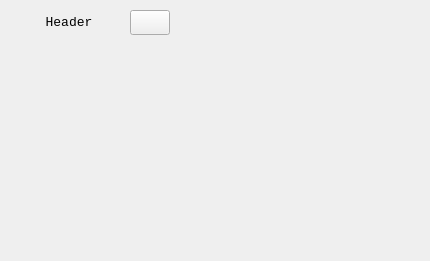
<?xml version="1.0" encoding="UTF-8"?>
<ui version="4.0">
 <class>Form</class>
 <widget class="QWidget" name="Form">
  <property name="geometry">
   <rect>
    <x>0</x>
    <y>0</y>
    <width>430</width>
    <height>261</height>
   </rect>
  </property>
  <property name="windowTitle">
   <string>Form</string>
  </property>
  <widget class="QWidget" name="gridLayoutWidget">
   <property name="geometry">
    <rect>
     <x>10</x>
     <y>10</y>
     <width>160</width>
     <height>80</height>
    </rect>
   </property>
   <layout class="QGridLayout" name="gridLayout" rowstretch="0" columnstretch="5,0">
    <property name="sizeConstraint">
     <enum>QLayout::SetMaximumSize</enum>
    </property>
    <property name="bottomMargin">
     <number>2</number>
    </property>
    <property name="spacing">
     <number>2</number>
    </property>
    <item row="0" column="0">
     <widget class="QLabel" name="label">
      <property name="font">
       <font>
        <family>Consolas</family>
        <pointsize>10</pointsize>
       </font>
      </property>
      <property name="frameShape">
       <enum>QFrame::NoFrame</enum>
      </property>
      <property name="text">
       <string>Header</string>
      </property>
      <property name="alignment">
       <set>Qt::AlignCenter</set>
      </property>
     </widget>
    </item>
    <item row="0" column="1">
     <widget class="QPushButton" name="pushButton">
      <property name="sizePolicy">
       <sizepolicy hsizetype="Minimum" vsizetype="Fixed">
        <horstretch>0</horstretch>
        <verstretch>0</verstretch>
       </sizepolicy>
      </property>
      <property name="minimumSize">
       <size>
        <width>25</width>
        <height>25</height>
       </size>
      </property>
      <property name="text">
       <string/>
      </property>
      <property name="icon">
       <iconset>
        <normaloff>../images/next.png</normaloff>../images/next.png</iconset>
      </property>
     </widget>
    </item>
   </layout>
  </widget>
 </widget>
 <resources/>
 <connections/>
</ui>
